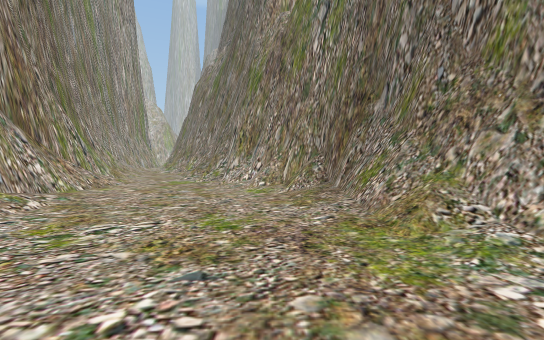
[1] (above)

12 first-person views from a walk through a scene from a Unity 3-D project. The camera is 1.5 m above the floor, tilts 2° down and sees 85° across. The floor is counted in squares, 2 m on a side. Each view is taken from the middle of a square. On the plan, view 1 faces up. The plan holds only what a view shows up to about 10 squares ahead; the rest is blank. The place goes on beyond the plan. Some trees and plants on the terrain are drawn as simple stand-ins.

[2]
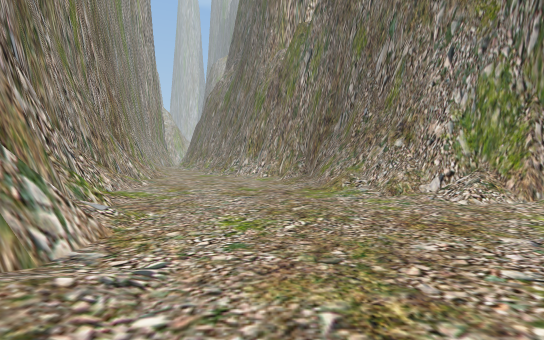

[3]
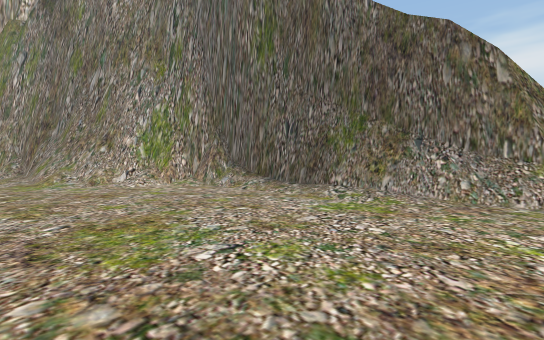

[4]
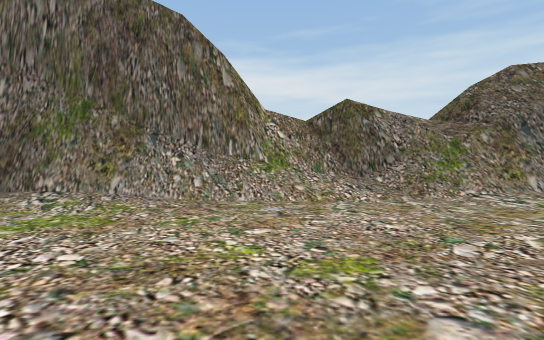

[5]
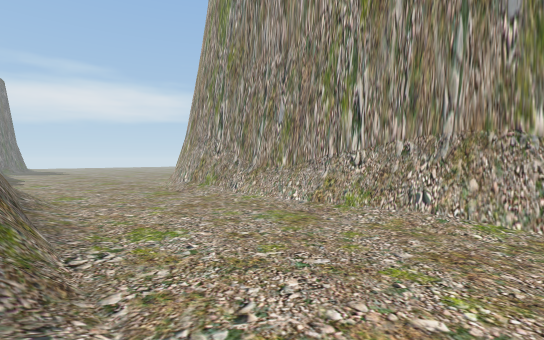

[6]
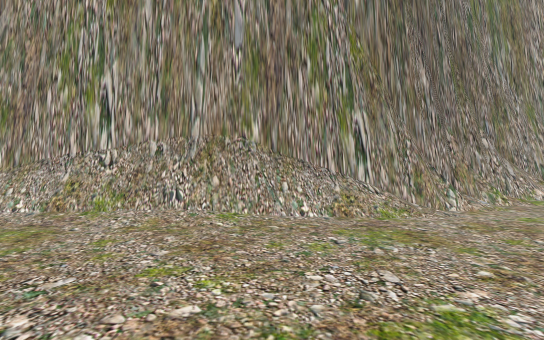

[7]
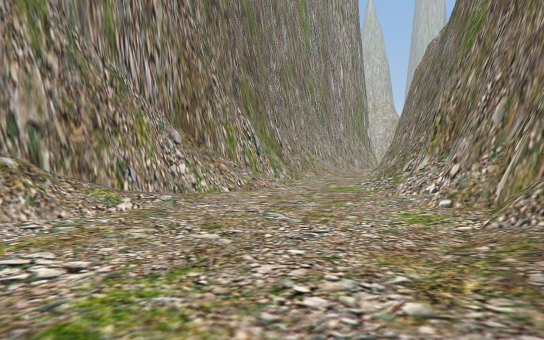

[8]
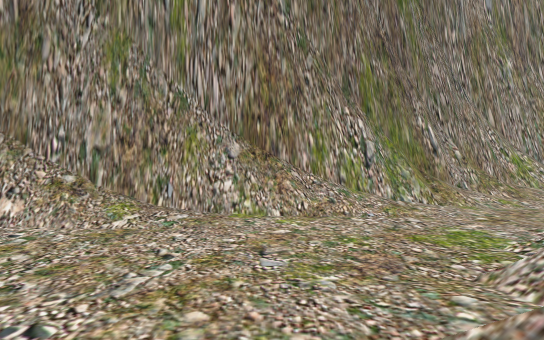

[9]
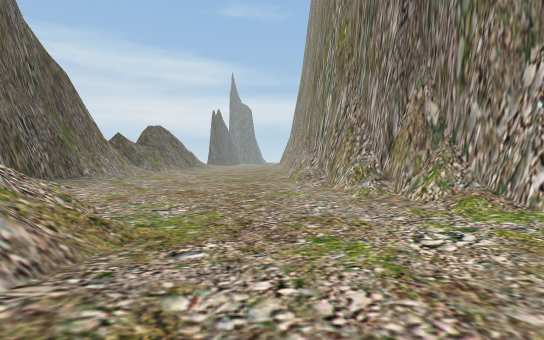

[10]
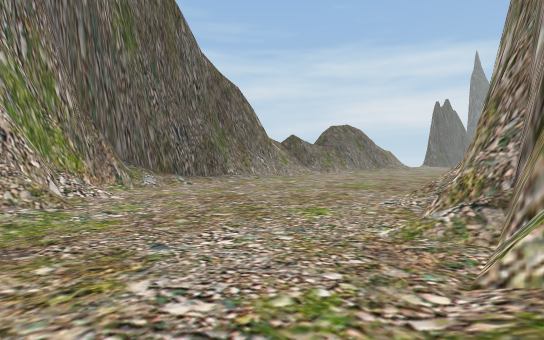

[11]
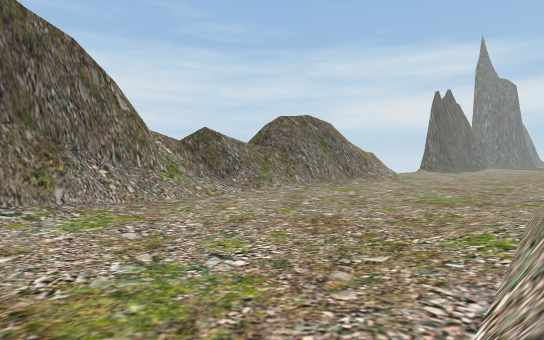

[12]
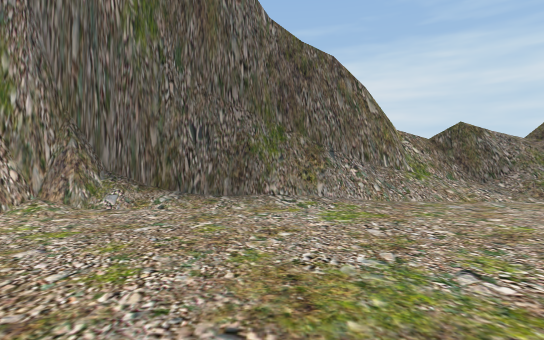

### Floor plan
Key: @ floor where view 1 was taken; # wall or solid block; . floor; / step, stairs or slope; = window, fence, low wall or low ledge.
Columns run from 7 left of view 1 to 8 right of it. Each row starts with its distance up from view 1.
 11 #/../##
 10 ##/../##
  9  #/.../##
  8  #/...//##
  7  ##...../#
  6  ##...../#
  5   #/..../##
  4   #/...../#
  3   ##...../##
  2   ##....../##
  1    #=....../##
  0    ##..@..../#
 -1     ##.......##
 -2     ##/....../#
 -3      #/....../#
 -4      #/....../#
 -5      ##....../#
 -6      ##....../##
 -7       #......//#
 -8       #/.....//#
 -9       #/....../#
-10       #/....../#
-11       #/...../##
-12       #/...../#
-13       #/...../#
-14       #/...../#
-15       #/...../

Positions as (right, up) in squares from view 1, and headings:
1: (0, 0), facing up
2: (0, -4), facing up
3: (0, -8), facing up-right
4: (1, -8), facing right
5: (7, -7), facing down-left
6: (7, -7), facing left
7: (1, 3), facing up-left
8: (1, 7), facing left
9: (0, 6), facing down
10: (-3, 3), facing down-right
11: (-1, -4), facing down-right
12: (-1, -4), facing right
